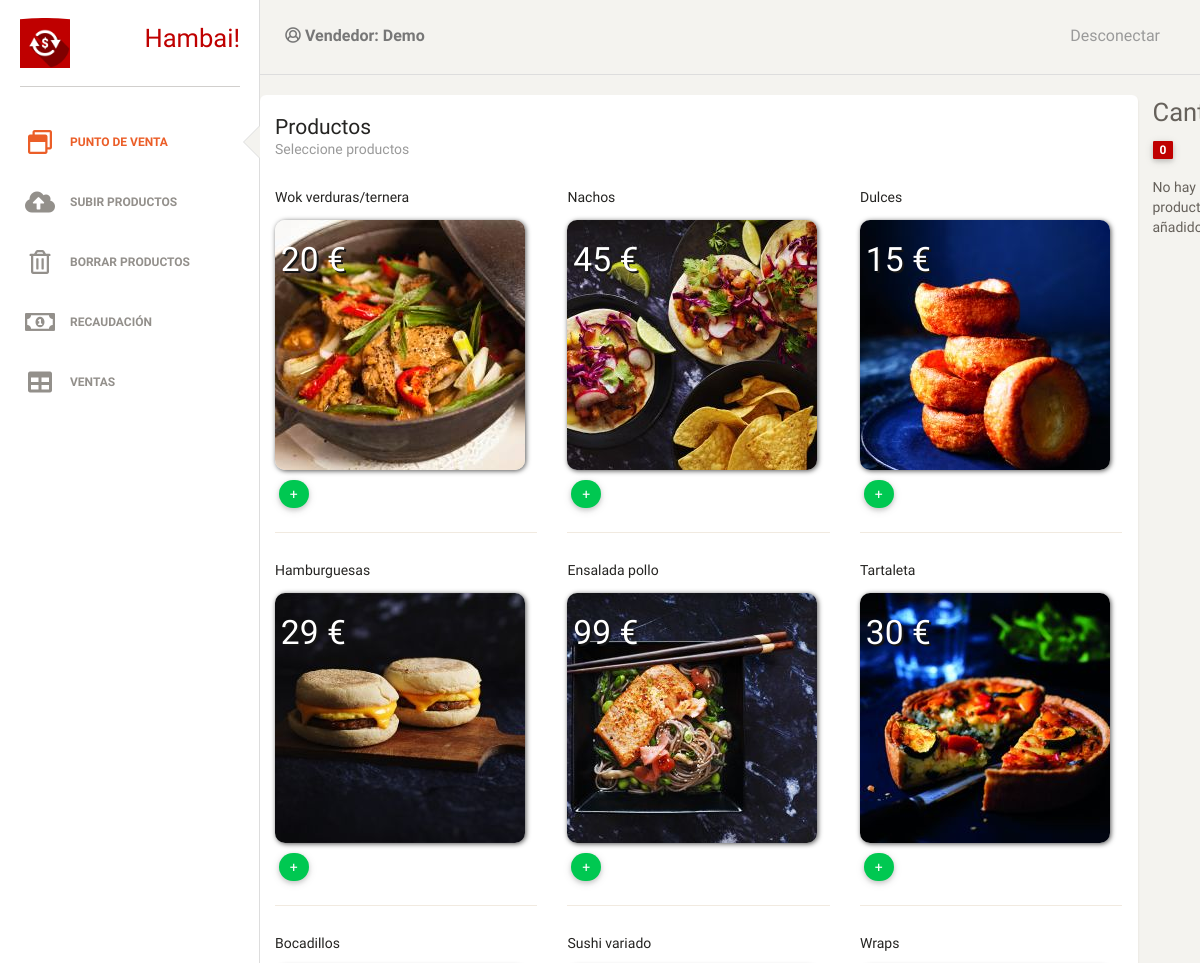
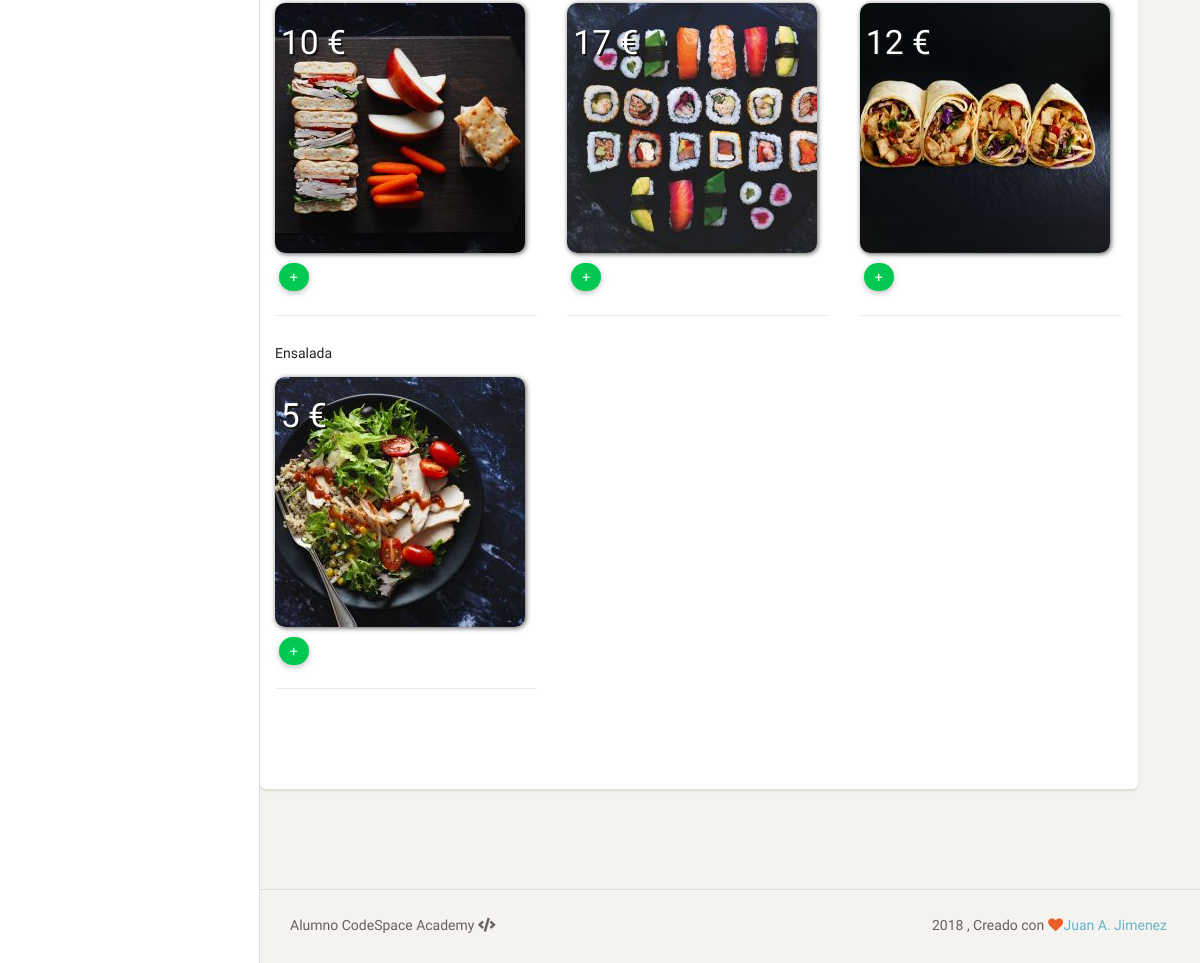
/ventas.php (signed in), run on the app's committed database (2 pictures, top to bottom).
### tables this page shows
CREATE TABLE IF NOT EXISTS `productos` (
  `id` int(11) NOT NULL AUTO_INCREMENT,
  `nombre` varchar(255) NOT NULL,
  `precio` float DEFAULT '0',
  `fotografia` varchar(255) DEFAULT NULL,
  PRIMARY KEY (`id`)
);

### startApp.php (called while the page is built)
<?php
    $root= "/hanbaiApp/";
    $carpeta_fotos = $root . "/images/";
    ?>

### ventas.php (the view, shortened to what this page needs)
<?php
    include_once 'dbconnect.php';
?>
    <!DOCTYPE html>
    <html>
    <?php
include("startApp.php");
$entrada_activa = "ventas";
include 'templates/head.php';
        ?>
    <body>
       <?php  include 'templates/panel.php'; ?>
            <div class="container">
                <div class="row row-m-t">
                    <div class="col col-sm-9 col-xs-6 card">
                        <div class="header fadeIn animated">
                        <h4 class="title">Productos</h4>
                        <p class="category">Seleccione productos</p>
                            </div>
                        <div class="row fadeInDown animated">
                            <?php $sql_productos = "SELECT * FROM productos"; ?>
                            <?php $resultado_productos = mysqli_query($con, $sql_productos);   ?>
                            <?php while($producto= mysqli_fetch_assoc($resultado_productos)) {?>
                            <div data-tilt data-tilt-speed="400" class="col col-xs-12 col-md-6 col-lg-4 item">
                                <h2>
                                    <?php echo $producto["nombre"] ?>
                                </h2>
                                <div class="precio">
                                <p class="preciotexto">
                                    <?php echo $producto["precio"] ?>
                                </p><p class="preciotexto">€</p>
                                </div>
                                <div class='img-container'>
                                    <img class="productoimg" src="<?php echo $carpeta_fotos . $producto["fotografia"] ?>">
                                </div>
                                <hr>
                            </div>
                            <?php  }
    ?>
                        </div>
                    </div>
                    <div class="col col-sm-3 col-xs-6">
                        <div id='cart-container' data-spy="affix" data-offset-top="10">
                            <h3>Cantidad <span class="badge" id='cartItems'>0</span></h3>
                            <div class="cart" id='cart'>
                                No hay productos añadidos.
                            </div>
                        </div>
                    </div>
                </div>
            </div>
    </body>
        <?php include 'templates/footer.php';?>
    </html>

### templates/head.php (shortened to what this page needs)
<head>
    <link href="<?php echo $root?>css/bootstrap.min.css" rel="stylesheet" />
    <link href="<?php echo $root?>css/animate.min.css" rel="stylesheet" />
     <link href="<?php echo $root?>css/mdb.min.css" rel="stylesheet" type="text/css">
    <link href="<?php echo $root?>css/paper-dashboard.css" rel="stylesheet"/>
    <link rel="stylesheet" type="text/css" href="<?php echo $root?>css/sweetalert.min.css">
    <link href="http://maxcdn.bootstrapcdn.com/font-awesome/latest/css/font-awesome.min.css" rel="stylesheet">
    <link href="<?php echo $root?>css/themify-icons.css" rel="stylesheet">
     <link href="<?php echo $root?>css/fontawesome-all.css" rel="stylesheet" type="text/css">
    <link href="<?php echo $root?>css/main.css" rel="stylesheet" type="text/css">
</head>

### templates/panel.php (shortened to what this page needs)
<div class="sidebar" data-background-color="white" data-active-color="danger">
    	<div class="sidebar-wrapper">
            <div class="logo ">
                <h3 class="textologo">Hambai!</h3>
                 <a href="<?php echo $root?>ventas.php"> <img src="<?php echo $root?>images/hanbai-logo.png" class="logo-login-small pulse animated text-center" alt="Hanbai - Punto de Venta"></a>
            </div>
            <ul class="nav">
                <li <?php if ($entrada_activa == "ventas" ) echo 'class="active"'; ?>>
                    <a href="<?php echo $root?>ventas.php">
                        <i class="far fa-window-restore"></i>
                        <p>Punto de Venta</p>
                    </a>
                </li>
                <li <?php if ($entrada_activa == "subirproductos" ) echo 'class="active"'; ?>>
                    <a href="<?php echo $root?>subirproductos.php">
                        <i class="fas fa-cloud-upload-alt"></i>
                        <p>Subir productos</p>
                    </a>
                </li>
                <li <?php if ($entrada_activa == "borrarproductos" ) echo 'class="active"'; ?>>
                    <a href="<?php echo $root?>borrarproductos.php">
                        <i class="far fa-trash-alt"></i>
                        <p>Borrar productos</p>
                    </a>
                </li>
                <li <?php if ($entrada_activa == "recaudacion" ) echo 'class="active"'; ?>>
                    <a href="<?php echo $root?>recaudacion.php">
                        <i class="far fa-money-bill-alt"></i>
                        <p>Recaudación</p>
                    </a>
                </li>
                <li <?php if ($entrada_activa == "estadisticas" ) echo 'class="active"'; ?>>
                    <a href="<?php echo $root?>estadisticas.php">
                        <i class="fas fa-table"></i>
                        <p>Ventas</p>
                    </a>
                </li>
            </ul>
    	</div>
    </div>
<div class="main-panel">
        <nav class="navbar navbar-default">
            <div class="container-fluid">
                <div class="navbar-header">
                    <span class="navbar-brand"><p><i class="far fa-user-circle"></i> Vendedor: <?php echo $_SESSION['usr_name']; ?></p></span>
                </div>
                <div class="collapse navbar-collapse">
                    <ul class="nav navbar-nav navbar-right">
                        <li>
                            <a href="<?php echo $root?>logout.php">Desconectar</a>
                        </li>
                    </ul>
                </div>
            </div>
        </nav>

### templates/footer.php
<footer class="footer">
           <div class="container-fluid">
               <nav class="pull-left">
                   <ul>
                       <li>
                           <a href="https://codespaceacademy.com/">
                               Alumno CodeSpace Academy <i class="fas fa-code"></i>
                           </a>
                       </li>
                   </ul>
               </nav>
               <div class="copyright pull-right">2018
                   , Creado con <i class="fas fa-heart"></i><a href="https://www.linkedin.com/in/juanantoniojim%C3%A9nezrubia/">Juan A. Jimenez</a>
               </div>
           </div>
       </footer>

### css/main.css (style rules this page uses)
body { background: #f4f3ef; background-position: center center; background-repeat: no-repeat; background-attachment: fixed; background-size: cover; -webkit-background-size: cover; -moz-background-size: cover; -o-background-size: cover; }
.navbar { box-shadow: none; }
.sidebar .sidebar-wrapper { position: fixed; background-color: white; }
.row { margin-bottom: 80px; }
h2, .h2 { font-size: 1.0em; margin: 10px 0 15px; }
.footer { background-attachment: fixed; line-height: 20px; bottom: 0; width: 100%; }
.logo-login-small { background: url(images/hanbai-logo.png); background-position: center top; background-repeat: no-repeat; color: #444; height: 50px; padding: 0; width: 50px; text-indent: -9999px; outline: 0; display: block; }
.footer .fa-heart { color: #EB5E28; }
.textologo { float: right; color: #bf0000; line-height: 0; }
.badge { background-color: #bf0000; }
#cart-container { position:fixed; }
.card { margin-top: 20px; }
.card .header { padding: 20px 0px 20px; }
.productoimg { box-shadow: 1px 1px 5px #555; }
.card img { border-radius: 10px; }
.precio { position: absolute; padding: 2%; }
.preciotexto { display: inline; color: white; font-size: 2.4em; text-shadow: 2px 2px #151515; }

### data on the page
productos: nombre "Wok verduras/ternera", precio "20", fotografia (picture)
productos: nombre "Nachos", precio "45", fotografia (picture)
productos: nombre "Dulces", precio "15", fotografia (picture)
productos: nombre "Hamburguesas", precio "29", fotografia (picture)
productos: nombre "Ensalada pollo", precio "99", fotografia (picture)
productos: nombre "Tartaleta", precio "30", fotografia (picture)
productos: nombre "Bocadillos", precio "10", fotografia (picture)
productos: nombre "Sushi variado", precio "17", fotografia (picture)
productos: nombre "Wraps", precio "12", fotografia (picture)
productos: nombre "Ensalada", precio "5", fotografia (picture)

### other printed values
$_SESSION['usr_name'] "Demo"
